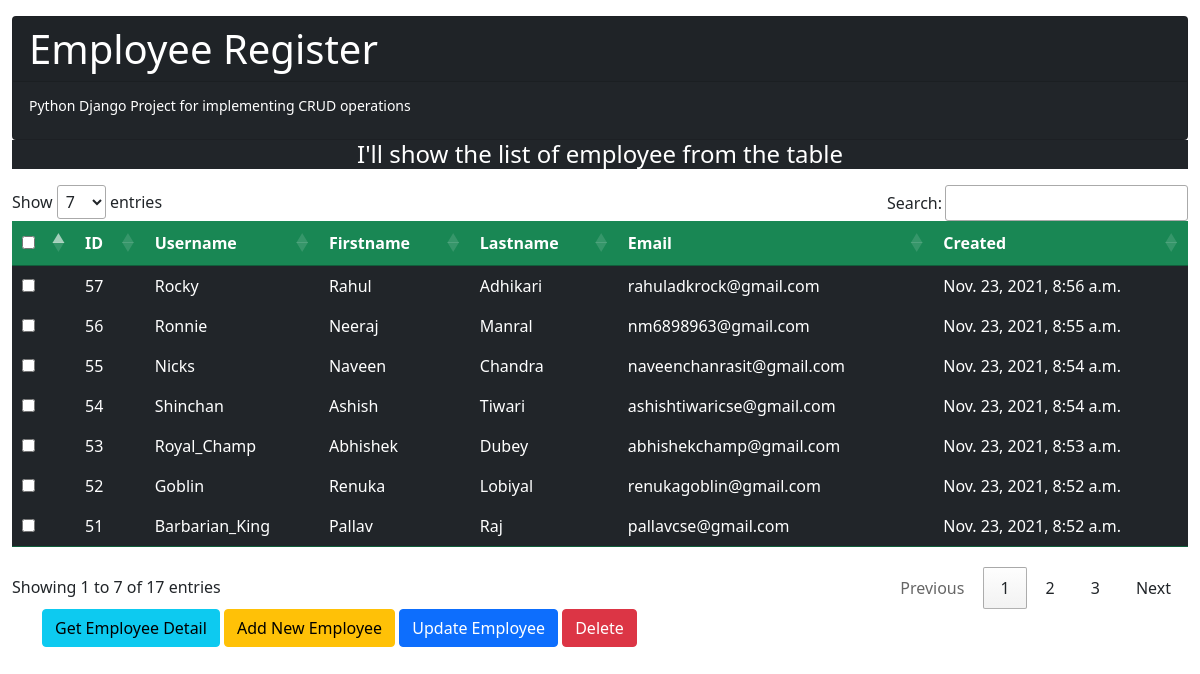
The page / on the database its author committed.
### CRUD/models.py (models this page shows, shortened)
class Employee(models.Model):
    username=models.CharField(max_length=50,default="")
    firstname=models.CharField(max_length=50,default="")
    lastname=models.CharField(max_length=50,default="")
    email=models.CharField(max_length=50,default="")
    created=models.DateTimeField(blank=True,default=datetime.now())

### CRUD/views.py (the view)
# urls.py: path('',views.employee_list,name="employee_list"),
def employee_list(request):
    employees=Employee.objects.all()
    return render(request,'employee_list.html',{'employees':employees})

### templates/employee_list.html (shortened to what this page needs)
{% extends 'base.html' %}
{% block content %}
<table id="bootstrapdatatable" class="text-white bg-success mb-3 table-resposive">
  <thead>
    <tr>
      <th scope="col"><input type="checkbox" id="checkall" /></th>
      <th scope="col">ID</th>
      <th scope="col">Username</th>
      <th scope="col">Firstname</th>
      <th scope="col">Lastname</th>
      <th scope="col">Email</th>
      <th scope="col">Created</th>
    </tr>
  </thead>
  <tbody>
    {% for employee in employees reversed %}
    <tr class="text-white bg-dark">
      <td><input type="checkbox" class="checkthis" /></td>
      <td>{{employee.id}}</td>
      <td>{{employee.username}}</td>
      <td>{{employee.firstname}}</td>
      <td>{{employee.lastname}}</td>
      <td>{{employee.email}}</td>
      <td>{{employee.created}}</td>
    </tr>
    {% endfor %}
  </tbody>
</table>
<div class="container">
  <button type="button" class="btn btn-info" data-bs-toggle="modal" data-bs-target="#getModal">
    Get Employee Detail
  </button>
  <button type="button" class="btn btn-warning" data-bs-toggle="modal" data-bs-target="#addModal">Add New
    Employee</button>
    <button type="button" class="btn btn-primary" data-bs-toggle="modal" data-bs-target="#getModal">
    Update Employee
    </button>
  <button type="button" class="btn btn-danger" data-bs-toggle="modal" data-bs-target="#getModal">Delete</button>
</div>
{% endblock content %}

### templates/base.html (shortened to what this page needs)
<!doctype html>
<html lang="en">
<head>
    <link href="https://cdn.jsdelivr.net/npm/bootstrap@5.1.3/dist/css/bootstrap.min.css" rel="stylesheet"
>
    <link rel="stylesheet" type="text/css" href="https://cdn.datatables.net/1.11.3/css/jquery.dataTables.min.css">
</head>
<body>
    <div class="container-fluid mt-3 mb-0 list_employee">
        <div class="card text-white bg-dark">
            <h1 class="card-header">Employee Register</h1>
            <div class="card-body">
                <h5 class="card-title small"> Python Django Project for implementing CRUD operations</h5>
            </div>
        </div>
        <h4 class='text-center text-white bg-dark mt-0'>I'll show the list of employee from the table</h4>
        <p class="card-text">{% block content %}{% endblock content %}</p>
    </div>
</body>
</html>

### rows shown on the page
Employee: id "57", username "Rocky", firstname "Rahul", lastname "Adhikari", email "rahuladkrock@gmail.com", created "Nov. 23, 2021, 8:56 a.m."
Employee: id "56", username "Ronnie", firstname "Neeraj", lastname "Manral", email "nm6898963@gmail.com", created "Nov. 23, 2021, 8:55 a.m."
Employee: id "55", username "Nicks", firstname "Naveen", lastname "Chandra", email "naveenchanrasit@gmail.com", created "Nov. 23, 2021, 8:54 a.m."
Employee: id "54", username "Shinchan", firstname "Ashish", lastname "Tiwari", email "ashishtiwaricse@gmail.com", created "Nov. 23, 2021, 8:54 a.m."
Employee: id "53", username "Royal_Champ", firstname "Abhishek", lastname "Dubey", email "abhishekchamp@gmail.com", created "Nov. 23, 2021, 8:53 a.m."
Employee: id "52", username "Goblin", firstname "Renuka", lastname "Lobiyal", email "renukagoblin@gmail.com", created "Nov. 23, 2021, 8:52 a.m."
Employee: id "51", username "Barbarian_King", firstname "Pallav", lastname "Raj", email "pallavcse@gmail.com", created "Nov. 23, 2021, 8:52 a.m."
